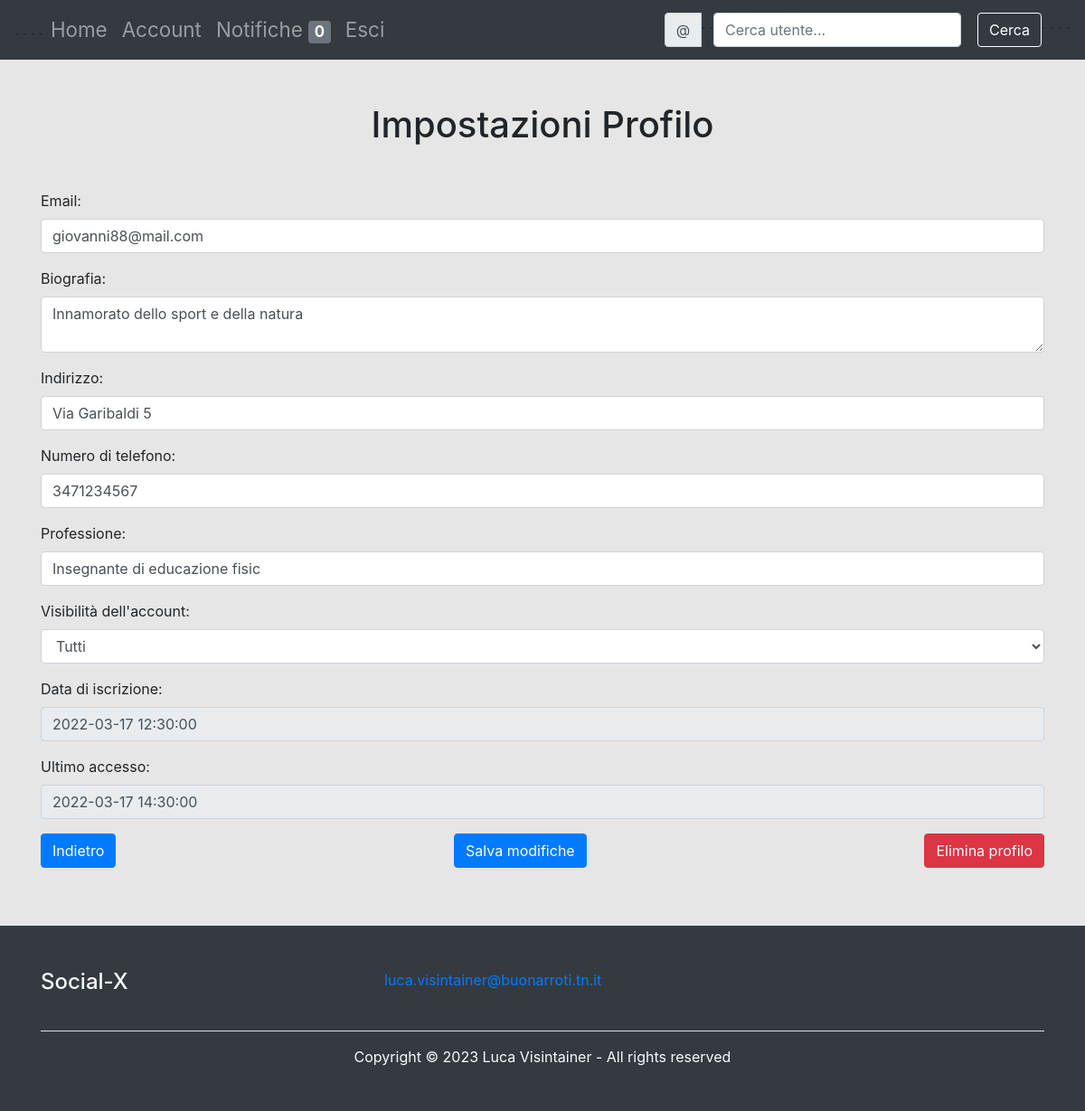
The page /php/impostazioni_personale.php (signed in) on the database as committed earlier.
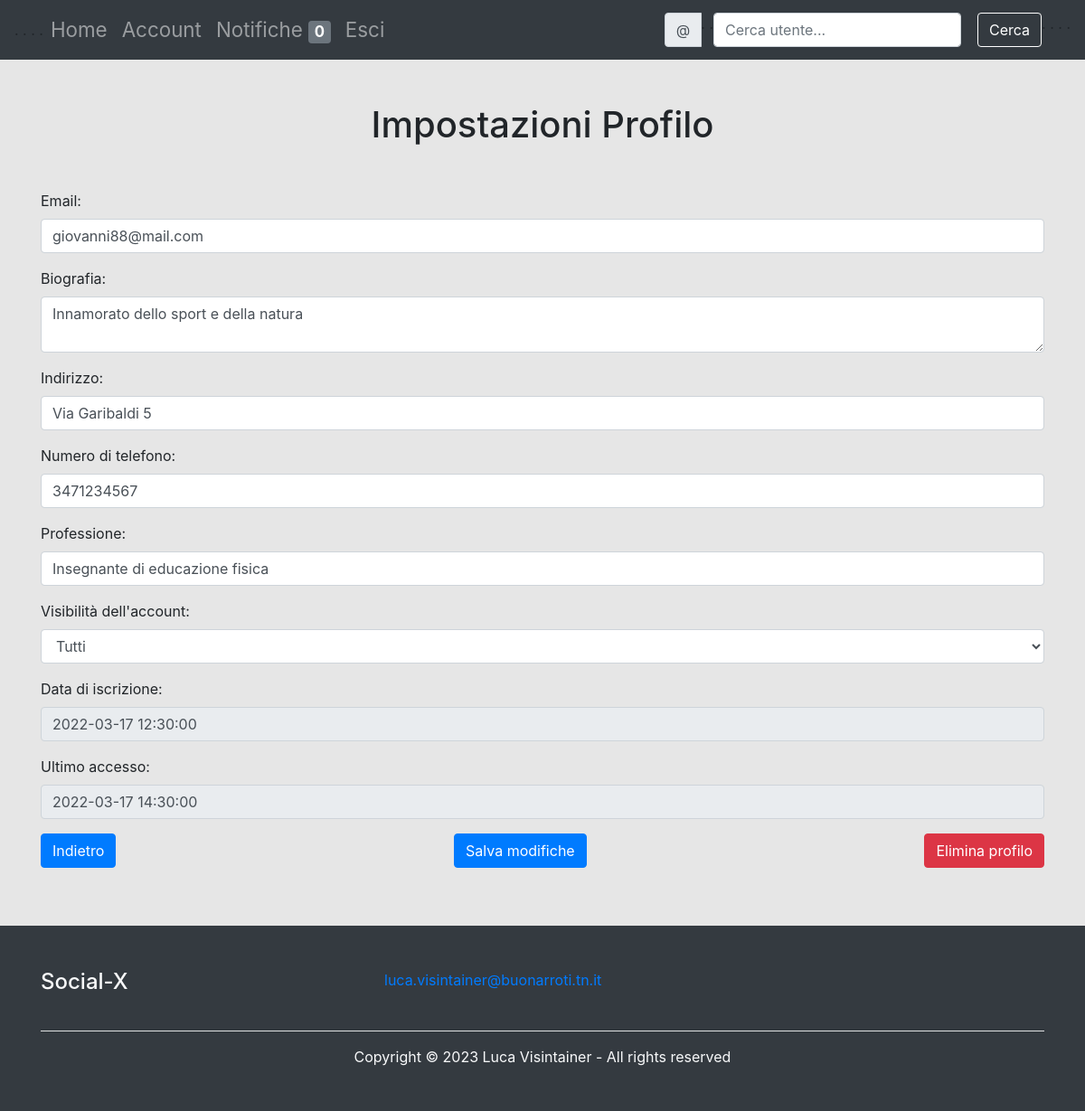
The same page on the database as committed later.
### tables this page shows
CREATE TABLE profilo (
    idProfilo                   INT                 NOT NULL    AUTO_INCREMENT, 
    username                    VARCHAR(20)         NOT NULL    UNIQUE,   
    password                    VARCHAR(255)         NOT NULL ,
    email                       VARCHAR(255)         NOT NULL ,
    dataIscrizione              DATETIME            NOT NULL,
    ultimoAccesso               DATETIME            DEFAULT dataIscrizione,
    biografia                   VARCHAR(255), 
    visibilitaAccount           ENUM('T', 'A') DEFAULT 'T',                 
    indirizzo                   VARCHAR(100),         
    numeroTelefono              VARCHAR(20),
    professione                 VARCHAR(255),
    PRIMARY KEY(idProfilo)
);

### php/impostazioni_personale.php (the view, shortened to what this page needs)
<?php
include 'connessione.php';
$username = $_SESSION['username'];
$query = "SELECT * FROM profilo WHERE username = '$username'";
$result = mysqli_query($db_conn, $query);
$row = mysqli_fetch_assoc($result);
$email = $row['email'];
$biografia = $row['biografia'];
$indirizzo = $row['indirizzo'];
$numeroTelefono = $row['numeroTelefono'];
$professione = $row['professione'];
$visibilitaAccount = $row['visibilitaAccount'];
$dataIscrizione = $row['dataIscrizione'];
$ultimoAccesso = $row['ultimoAccesso'];
?>
<!DOCTYPE html>
<html lang="it">
<head>
    <link rel="stylesheet" href="https://stackpath.bootstrapcdn.com/bootstrap/4.5.2/css/bootstrap.min.css">
</head>
<body>
    <?php include 'header.php'; ?>
    <div class="container mt-5">
        <h1 class="text-center mb-5">Impostazioni Profilo</h1>
        <form method="POST">
            <div class="form-group">
                <label for="email">Email:</label>
                <input type="email" id="email" name="email" class="form-control" value="<?php echo $email ?>" required>
            </div>
            <div class="form-group">
                <label for="biografia">Biografia:</label>
                <textarea id="biografia" name="biografia" class="form-control"><?php echo $biografia ?></textarea>
            </div>
            <div class="form-group">
                <label for="indirizzo">Indirizzo:</label>
                <input type="text" id="indirizzo" name="indirizzo" class="form-control" value="<?php echo $indirizzo ?>">
            </div>
            <div class="form-group">
                <label for="telefono">Numero di telefono:</label>
                <input type="tel" id="telefono" name="telefono" class="form-control" value="<?php echo $numeroTelefono ?>">
            </div>
            <div class="form-group">
                <label for="professione">Professione:</label>
                <input type="text" id="professione" name="professione" class="form-control" value="<?php echo $professione ?>">
            </div>
            <div class="form-group">
                <label for="visibilita">Visibilità dell'account:</label>
                <select id="visibilita" name="visibilita" class="form-control">
                    <option value="T" <?php if ($visibilitaAccount == 'T') echo 'selected' ?>>Tutti</option>
                </select>
            </div>
            <div class="form-group">
                <label for="dataIscrizione">Data di iscrizione:</label>
                <input type="text" id="dataIscrizione" name="dataIscrizione" class="form-control" value="<?php echo $dataIscrizione ?>" readonly>
            </div>
            <div class="form-group">
                <label for="ultimoAccesso">Ultimo accesso:</label>
                <input type="text" id="ultimoAccesso" name="ultimoAccesso" class="form-control" value="<?php echo $ultimoAccesso ?>" readonly>
            </div>
            <div class="form-group d-flex justify-content-between">
                <div class="text-left">
                    <input type="submit" value="Indietro" class="btn btn-primary" formaction="area_privata_personale.php">
                </div>
                <div class="text-center">
                    <input type="submit" value="Salva modifiche" name="impostazioni" class="btn btn-primary">
                </div>
                <div class="text-right">
                <button type='button' class='btn btn-primary btn-danger' data-toggle='modal' data-target='#exampleModalCenter'>Elimina profilo</button>
                </div>
            </div>
        </form>
    </div><br><br>
    <?php include 'footer.php'; ?>
</body>
</html>

### php/header.php (shortened to what this page needs)
<link rel="stylesheet" type="text/css" href="../css/header.css">
<nav class="navbar navbar-expand-lg navbar-dark bg-dark">
  <div>
    <span>. .</span>
    <span>. .</span>
  </div>
  <div class="collapse navbar-collapse " id="navbarNav">
    <ul class="navbar-nav" mr-auto>
      <li class="nav-item">
        <a class="nav-link" href="home.php">Home</a>
      </li>
      <li class="nav-item">
        <a class="nav-link" href="area_privata_personale.php">Account</a>
      </li>
      <li class="nav-item">
        <a class="nav-link" href="notifiche.php">
          Notifiche
          <?php
          include 'connessione.php';
          $idProfilo =  $_SESSION['idProfilo'];
          $query1 = "SELECT COUNT(*) FROM notifiche WHERE fkProfilo='$idProfilo' AND view='false'";
          $result = $db_conn->query($query1);
          if ($result->num_rows == 1) {
            $row = $result->fetch_assoc();
            $num_notifiche = $row['COUNT(*)'];
          } else {
            return false;
          }
          $query2 = "SELECT COUNT(*) FROM amicizia WHERE fkProfilo2='$idProfilo' AND stato='IN ATTESA'";
          $result = $db_conn->query($query2);
          if ($result->num_rows == 1) {
            $row = $result->fetch_assoc();
            $num_notifiche += $row['COUNT(*)'];
          } else {
            return false;
          }
          if ($num_notifiche > 0) {
            echo '<span class="badge badge-danger">' . $num_notifiche . '</span>';
          } else {
            echo '<span class="badge badge-secondary">' . $num_notifiche . '</span>';
          }
          ?>
        </a>
      </li>
      <li class="nav-item">
        <a class="nav-link" href="logout.php">Esci</a>
      </li>
    </ul>
  </div>
  <form method="POST" class="form-inline">
    <div class="input-group rounded">
      <div class="input-group-prepend">
        <span class="input-group-text" id="basic-addon1">@</span>
      </div>
      <div>
        <span>. .</span>
      </div>
      <form method="POST" class="form-inline my-2 my-lg-0">
        <input class="form-control rounded mr-sm-2" type="text" required placeholder="Cerca utente..." aria-label="Search" id="search-box" name="search">
        <button class="btn btn-outline-success my-2 my-sm-0 my-white-btn rounded" type="submit" name="submit" style="margin-left: 10px;">Cerca</button>
        <div>
          <span>. .</span>
          <span>. .</span>
        </div>
      </form>
    </div>
  </form>
</nav>

### php/footer.php (shortened to what this page needs)
<footer class="bg-dark text-light py-5">
  <div class="container">
    <div class="row">
      <div class="col-md-4">
        <h1 class="h4 mb-4">Social-X</h1>
      </div>
      <div class="col-md-4">
      <a href="mailto:luca.visintainer@buonarroti.tn.it"><i class="bi bi-envelope me-2"></i>luca.visintainer@buonarroti.tn.it</a>
      </div>
      <div class="col-md-4">
      </div>
    </div>
    <hr class="bg-light">
    <p class="text-center mb-0">Copyright © 2023 Luca Visintainer    -    All rights reserved</p>
  </div>
</footer>

### css/header.css (style rules this page uses)
.my-white-btn { color: #fff; border-color: #fff; }

### php/impostazioni_personale.php (style rules this page uses)
body { background-color: #E6E6E6; }

### php/header.php (style rules this page uses)
.nav-link { font-size: 1.4rem; }

Rows that differ between the two databases and show on the page:
changed profilo "giovanni88@mail.com": professione "Insegnante di educazione fisic" → "Insegnante di educazione fisica"
